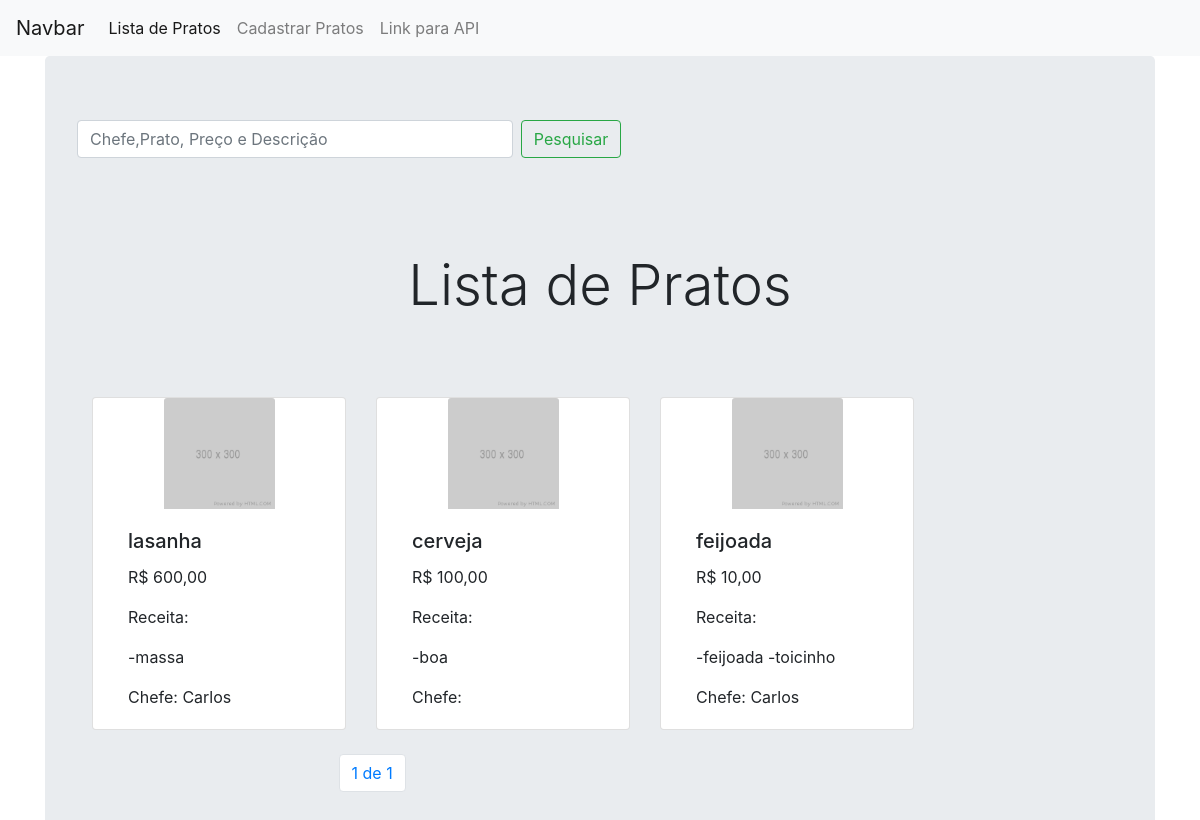
Before: / with the older database file.
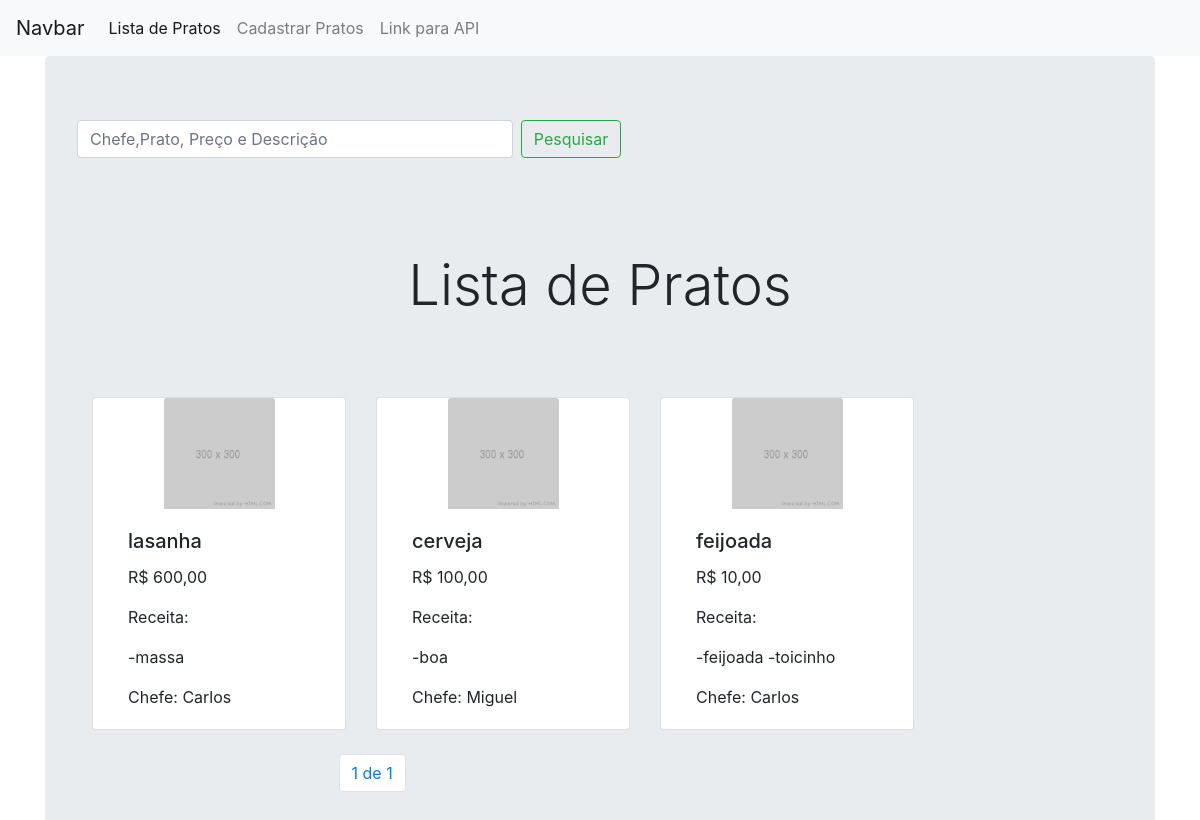
After: the same page with the newer database file.
### Foods/models.py (models this page shows, shortened)
class Food(models.Model):
  foodName = models.CharField(max_length=60,verbose_name="Prato")
  price = models.DecimalField(max_digits=10, decimal_places=2,verbose_name="Preço")
  pictureFood = models.ImageField( upload_to='foods/',
                                        default='default/default1.png',verbose_name="Imagem")
  description = models.TextField(max_length=120,verbose_name="Descrição")
  employer = models.CharField(max_length=10,verbose_name="Chefe", blank=True)
  is_published = models.BooleanField(default=True,verbose_name="Publicado")
  list_date = models.DateTimeField(default=datetime.now, blank=True)
  slug = models.SlugField(max_length=200)

### pages/views.py (the view)
# urls.py: path('', views.index, name='index'),
def index(request):
  listings = Food.objects.order_by('-list_date').filter(is_published=True)
  paginator = Paginator(listings, 6)
  page = request.GET.get('page')
  paged_listings = paginator.get_page(page)
  context = {
    'pages': paged_listings
  }
  return render(request, 'base/index.html', context)

### templates/base/index.html (shortened to what this page needs)
<!DOCTYPE html>
{% extends "base/base.html" %}
    {% block body_block %}
            <body>
                <div class="container">
                            <div class="jumbotron">
                                {% include 'base/_searchbox.html' %}
                                <br>
                                <h1 class="display-4 center"> Lista de Pratos </h1>
                                {% include 'base/_product_list.html' %}
                                {% include 'base/_pagination.html' %}
                            </div>
                </div>
            </body>
        {% endblock %}

### templates/base/base.html (shortened to what this page needs)
<!DOCTYPE html>
{% load static %}
<html lang="en">
<head>
    <link rel="stylesheet" href="https://stackpath.bootstrapcdn.com/bootstrap/4.5.2/css/bootstrap.min.css">
    <link rel="stylesheet" href="{% static 'css/main.css' %}">
</head>
<body>
{% include 'base/_navbar.html' %}
{% block body_block %}{% endblock %}
</html>

### templates/base/_navbar.html (shortened to what this page needs)
<nav class="navbar navbar-expand-lg navbar-light bg-light">
    <a class="navbar-brand" href="{% url 'index' %}">Navbar</a>
    <div class="collapse navbar-collapse" id="navbarNavDropdown">
      <ul class="navbar-nav">
        <li
        {% if 'index' == request.resolver_match.url_name  %}
              class="nav-item active"
        {% else %}
              class="nav-item"
        {% endif %}
        >
          <a class="nav-link" href="{% url 'index' %}">Lista de Pratos</a>
        </li>
        <li
        {% if 'add-food' == request.resolver_match.url_name  %}
              class="nav-item active"
        {% else %}
              class="nav-item"
        {% endif %}
        >
          <a class="nav-link" href="{% url 'add-food' %}">Cadastrar Pratos</a>
        </li>
        <li
        {% if 'food:api-root' == request.resolver_match.url_name  %}
              class="nav-item active"
        {% else %}
              class="nav-item"
        {% endif %}
        >
          <a class="nav-link" href="{% url 'food:api-root' %}">Link para API</a>
        </li>
      </ul>
    </div>
  </nav>

### templates/base/_searchbox.html
<form method="GET" action= {% url 'search' %} class="form-inline my-2 my-lg-0">
    <input class="form-control col-sm-5 mr-sm-2" name="keywords" type="search" placeholder="Chefe,Prato, Preço e Descrição" >
    <button class="btn btn-outline-success my-2 my-sm-0" type="submit">Pesquisar</button>
</form>

### templates/base/_product_list.html
<div class="card-deck col-md-12">
    {% for food in pages %}
        <div class="card col-md-3">
            <img src="{{ food.pictureFood.url }}" class="card-img-top"  alt="...">
            <div class="card-body">
                    <h5 class="card-title">{{ food.foodName }}</h5>
                    <p class="card-text">R$ {{ food.price}}</p>
                    <p class="card-text">Receita:</p>
                    <p class="card-text">{{ food.description }}</p>
                    <p class="card-text">Chefe: {{ food.employer }}</p>
            </div>
        </div>
    {% empty %}
        <div class="center"><h3>Não foi achado nenhum produto</h3></div>
    {% endfor %}
</div>

### templates/base/_pagination.html (shortened to what this page needs)
                {% if pages != empty %}
                    <br>
                                        <nav aria-label="...">
                                            <ul class="pagination">
                                                <li class="page-item ">
                                                    <a class="page-link" >{{ pages.number }} de {{ pages.paginator.num_pages }}</a>
                                                </li>
                                            </ul>
                                        </nav>
                    {% endif %}

### static/css/main.css (style rules this page uses)
.card-img-top { width: 100% !important; max-width: 130px !important; display: block !important; margin-left: auto !important; margin-right: auto !important; width: 50% !important; }
.pagination { margin: auto; width: 50%; }
.center { padding: 70px 0; text-align: center; }

Changed rows visible on the page:
changed Food "cerveja": employer (not shown) → "Miguel"
